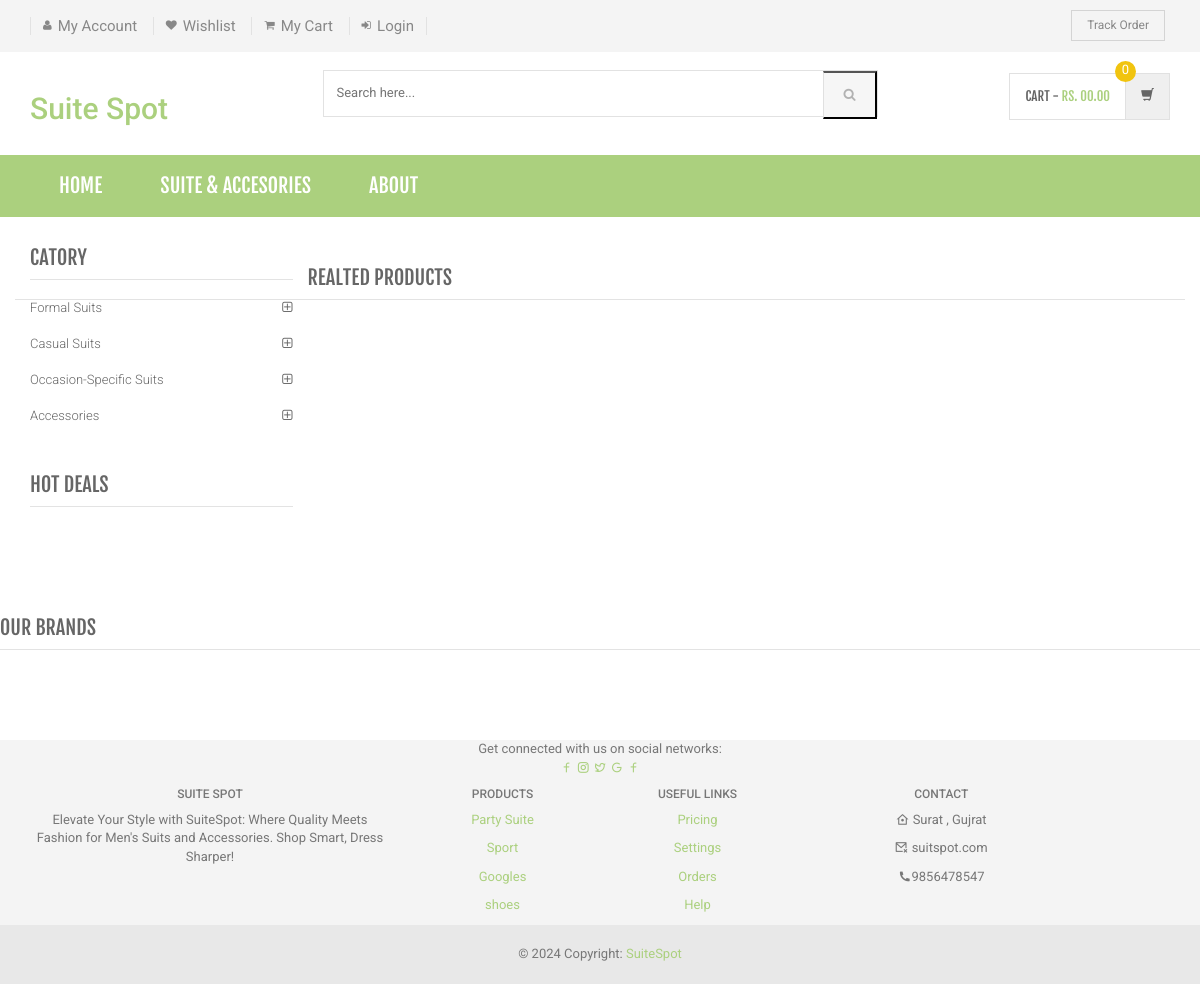
Page /shopping/product-details.php on the committed database.
### tables this page shows
CREATE TABLE `category` (
  `id` int(11) NOT NULL,
  `categoryName` varchar(255) DEFAULT NULL,
  `categoryDescription` longtext DEFAULT NULL,
  `creationDate` timestamp NOT NULL DEFAULT current_timestamp(),
  `updationDate` varchar(255) DEFAULT NULL
);

### shopping/product-details.php (the view, shortened to what this page needs)
<?php
include('includes/config.php');
?>
<!DOCTYPE html>
<html lang="en">
	<head>
	    <link rel="stylesheet" href="assets/css/bootstrap.min.css">
	    <link rel="stylesheet" href="assets/css/main.css">
	    <link rel="stylesheet" href="assets/css/green.css">
	    <link rel="stylesheet" href="assets/css/owl.carousel.css">
		<link rel="stylesheet" href="assets/css/owl.transitions.css">
		<link href="assets/css/lightbox.css" rel="stylesheet">
		<link rel="stylesheet" href="assets/css/animate.min.css">
		<link rel="stylesheet" href="assets/css/rateit.css">
		<link rel="stylesheet" href="assets/css/bootstrap-select.min.css">
		<link rel="stylesheet" href="assets/css/config.css">
		<link href="assets/css/green.css" rel="alternate stylesheet" title="Green color">
		<link href="assets/css/blue.css" rel="alternate stylesheet" title="Blue color">
		<link href="assets/css/red.css" rel="alternate stylesheet" title="Red color">
		<link href="assets/css/orange.css" rel="alternate stylesheet" title="Orange color">
		<link href="assets/css/dark-green.css" rel="alternate stylesheet" title="Darkgreen color">
		<link rel="stylesheet" href="assets/css/font-awesome.min.css">
		<link rel="stylesheet" href="https://cdnjs.cloudflare.com/ajax/libs/remixicon/4.1.0/remixicon.css"
 />
	</head>
    <body class="cnt-home">
<header class="header-style-1">
<?php include('includes/top-header.php');?>
<?php include('includes/main-header.php');?>
<?php include('includes/menu-bar.php');?>
</header>
<div class="body-content outer-top-xs">
	<div class='container'>
		<div class='row single-product outer-bottom-sm '>
			<div class='col-md-3 sidebar'>
				<div class="sidebar-module-container">
<div class="sidebar-widget outer-bottom-xs wow fadeInUp">
	<h3 class="section-title">Catory</h3>
	<div class="sidebar-widget-body m-t-10">
		<div class="accordion">
		            <?php $sql=mysqli_query($con,"select id,categoryName  from category");
while($row=mysqli_fetch_array($sql))
{
    ?>
	    	<div class="accordion-group">
	            <div class="accordion-heading">
	                <a href="category.php?cid=<?php echo $row['id'];?>"  class="accordion-toggle collapsed">
	                   <?php echo $row['categoryName'];?>
	                </a>
	            </div>
	        </div>
	        <?php } ?>
	    </div>
	</div>
</div>
<div class="sidebar-widget hot-deals wow fadeInUp">
	<h3 class="section-title">hot deals</h3>
</div>
				</div>
			</div>
				<h3 class="section-title">Realted Products </h3>
			</div>
		</div>
<?php include('includes/brands-slider.php');?>
</div>
<?php include('includes/footer.php');?>
</body>
</html>

### shopping/assets/css/green.css (style rules this page uses)
a { color: #abd07e; }
.sidebar .sidebar-module-container .sidebar-widget .sidebar-widget-body .accordion .accordion-group .accordion-heading .accordion-toggle, .sidebar .sidebar-module-container .sidebar-widget .sidebar-widget-body .accordion .accordion-group .accordion-heading .accordion-toggle:hover, .sidebar .sidebar-module-container .sidebar-widget .sidebar-widget-body .accordion .accordion-group .accordion-heading .accordion-toggle:focus, .sidebar .sidebar-module-container .sidebar-widget .sidebar-widget-body .accordion .accordion-group .accordion-heading .accordion-toggle:after { color: #abd07e; }

### shopping/assets/css/lightbox.css (style rules this page uses)
body:after { content: url(../images/close.png) url(../images/loading.gif) url(../images/prev.png) url(../images/next.png); display: none; }

### shopping/assets/css/blue.css (style rules this page uses)
a { color: #3498db; }
.sidebar .sidebar-module-container .sidebar-widget .sidebar-widget-body .accordion .accordion-group .accordion-heading .accordion-toggle, .sidebar .sidebar-module-container .sidebar-widget .sidebar-widget-body .accordion .accordion-group .accordion-heading .accordion-toggle:hover, .sidebar .sidebar-module-container .sidebar-widget .sidebar-widget-body .accordion .accordion-group .accordion-heading .accordion-toggle:focus, .sidebar .sidebar-module-container .sidebar-widget .sidebar-widget-body .accordion .accordion-group .accordion-heading .accordion-toggle:after { color: #3498db; }

### shopping/assets/css/red.css (style rules this page uses)
a { color: #ff6c6c; }
.sidebar .sidebar-module-container .sidebar-widget .sidebar-widget-body .accordion .accordion-group .accordion-heading .accordion-toggle, .sidebar .sidebar-module-container .sidebar-widget .sidebar-widget-body .accordion .accordion-group .accordion-heading .accordion-toggle:hover, .sidebar .sidebar-module-container .sidebar-widget .sidebar-widget-body .accordion .accordion-group .accordion-heading .accordion-toggle:focus, .sidebar .sidebar-module-container .sidebar-widget .sidebar-widget-body .accordion .accordion-group .accordion-heading .accordion-toggle:after { color: #ff6c6c; }

### shopping/assets/css/orange.css (style rules this page uses)
a { color: #f39c12; }
.sidebar .sidebar-module-container .sidebar-widget .sidebar-widget-body .accordion .accordion-group .accordion-heading .accordion-toggle, .sidebar .sidebar-module-container .sidebar-widget .sidebar-widget-body .accordion .accordion-group .accordion-heading .accordion-toggle:hover, .sidebar .sidebar-module-container .sidebar-widget .sidebar-widget-body .accordion .accordion-group .accordion-heading .accordion-toggle:focus, .sidebar .sidebar-module-container .sidebar-widget .sidebar-widget-body .accordion .accordion-group .accordion-heading .accordion-toggle:after { color: #f39c12; }

### shopping/assets/css/dark-green.css (style rules this page uses)
a { color: #12cca7; }
.sidebar .sidebar-module-container .sidebar-widget .sidebar-widget-body .accordion .accordion-group .accordion-heading .accordion-toggle, .sidebar .sidebar-module-container .sidebar-widget .sidebar-widget-body .accordion .accordion-group .accordion-heading .accordion-toggle:hover, .sidebar .sidebar-module-container .sidebar-widget .sidebar-widget-body .accordion .accordion-group .accordion-heading .accordion-toggle:focus, .sidebar .sidebar-module-container .sidebar-widget .sidebar-widget-body .accordion .accordion-group .accordion-heading .accordion-toggle:after { color: #12cca7; }

### rows in the picture
category: categoryName "Formal Suits"
category: categoryName "Casual Suits"
category: categoryName "Occasion-Specific Suits"
category: categoryName "Accessories"
